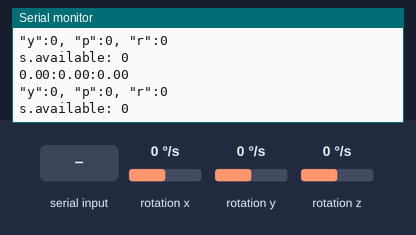
This sketch was run on a simulated Arduino Uno, built with avr-gcc and run on an emulated ATmega328P. Shown: the last lines printed to the serial monitor. Wiring (inferred from the names in the program): L3G4200D gyroscope at I2C address 0x69. The test bench sets the inputs (shaded band); at power-on: rotation x 0 °/s, rotation y 0 °/s, rotation z 0 °/s.

Above: at 1.8 s.
1.9 s: "1" received over the second serial link
3.9 s: rotation x set to -192 °/s
At 4.6 s:
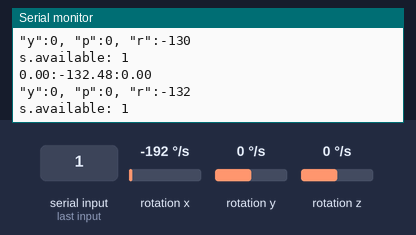
5.4 s: rotation y set to -192 °/s
At 6.5 s:
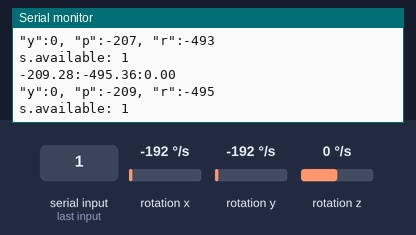
6.9 s: rotation z set to -192 °/s
At 7.8 s:
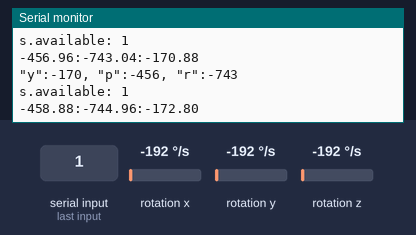
Timing chart, 0 to 8.9 s (numbered marks = the images above; inputs shaded):
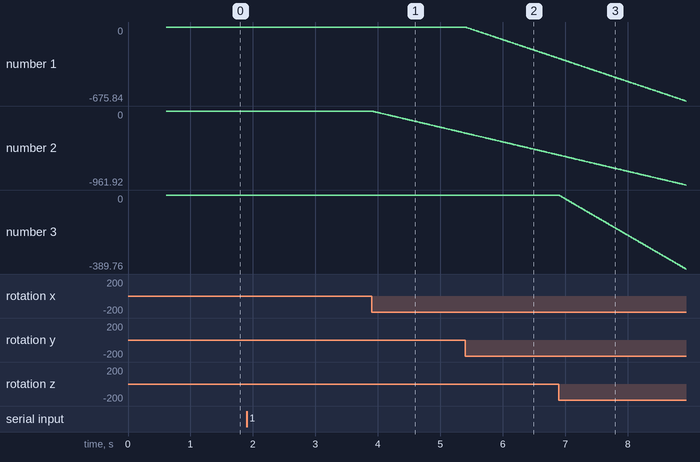

The sketch:

L3G4200D.ino
```cpp
/*
    L3G4200D Triple Axis Gyroscope: Output for L3G4200D_processing_pry.pde
    Read more: http://www.jarzebski.pl/arduino/czujniki-i-sensory/3-osiowy-zyroskop-l3g4200d.html
    GIT: https://github.com/jarzebski/Arduino-L3G4200D
    Web: http://www.jarzebski.pl
    (c) 2014 by Korneliusz Jarzebski
*/

#include <SoftwareSerial.h>
#include <ArduinoJson.h>
SoftwareSerial s(5,6);

#include <Wire.h>
#include <L3G4200D.h>

L3G4200D gyroscope;

// Timers
unsigned long timer = 0;
float timeStep = 0.01;
float timeStep_send = 0.5;
float current_milis = millis();

// Pitch, Roll and Yaw values
float pitch = 0;
float roll = 0;
float yaw = 0;

int LED = 13;
boolean Blink = false;

void setup()
{
  s.begin(115200);
  Serial.begin(115200);

  // Initialize L3G4200D
  // Set scale 2000 dps and 400HZ Output data rate (cut-off 50)
  while (!gyroscope.begin(L3G4200D_SCALE_250DPS, L3G4200D_DATARATE_400HZ_50))
  {
    // Waiting for initialization

    if (Blink)
    {
      digitalWrite(LED, HIGH);
    } else
    {
      digitalWrite(LED, LOW);
    }

    Blink = !Blink;

    delay(500);
  }

  digitalWrite(LED, HIGH);

  // Calibrate gyroscope. The calibration must be at rest.
  // If you don't want calibrate, comment this line.
  Serial.println("Starting ");
  gyroscope.calibrate(100);

  digitalWrite(LED, LOW);
}


void loop()
{
  timer = millis();

  // Read normalized values
  Vector norm = gyroscope.readNormalize();

  // Calculate Pitch, Roll and Yaw
  pitch = pitch + norm.YAxis * timeStep;
  roll = roll + norm.XAxis * timeStep;
  yaw = yaw + norm.ZAxis * timeStep;

  // Output raw
//  Serial.print(norm.XAxis);
//  Serial.print(":");
//  Serial.print(norm.YAxis);
//  Serial.print(":");
//  Serial.print(norm.ZAxis);
//  Serial.print(":");
  Serial.print(pitch);
  Serial.print(":");
  Serial.print(roll);
  Serial.print(":");
  Serial.println(yaw);

  // Output indicator
  if (Blink)
  {
    digitalWrite(LED, HIGH);
  } else
  {
    digitalWrite(LED, LOW);
  }

  Blink = !Blink;

  if (isnan(yaw) || isnan(pitch) || isnan(roll)) {
    Serial.println("Nan. Return.");
    return;
  }


  char message[40];
  sprintf(message, "\"y\":%d, \"p\":%d, \"r\":%d", (int)yaw, (int)pitch, (int)roll);

  Serial.println(message);
  Serial.print("s.available: ");
  Serial.println(s.available());
  if(s.available()>0)
  {

    if (millis() - current_milis > timeStep_send * 1000)
    {

      current_milis = millis();
      Serial.println("Printed to s(5,6)");
      s.write(message);
//      Serial.print("Printed to s(5,6)");
//      Serial.println(message);
    }
  }

  // Wait to full timeStep period
  if ((timeStep*1000) - (millis() - timer) > 0)
  {
//    Serial.println((timeStep*1000) - (millis() - timer));
    delay((timeStep*1000) - (millis() - timer));
  }
}

//}
```

Measured:
- after the input at 3.9 s, the serial monitor: prints a new line at once (image 1)
- plotted number 2: 0 → -286.08 after the input at 3.9 s
